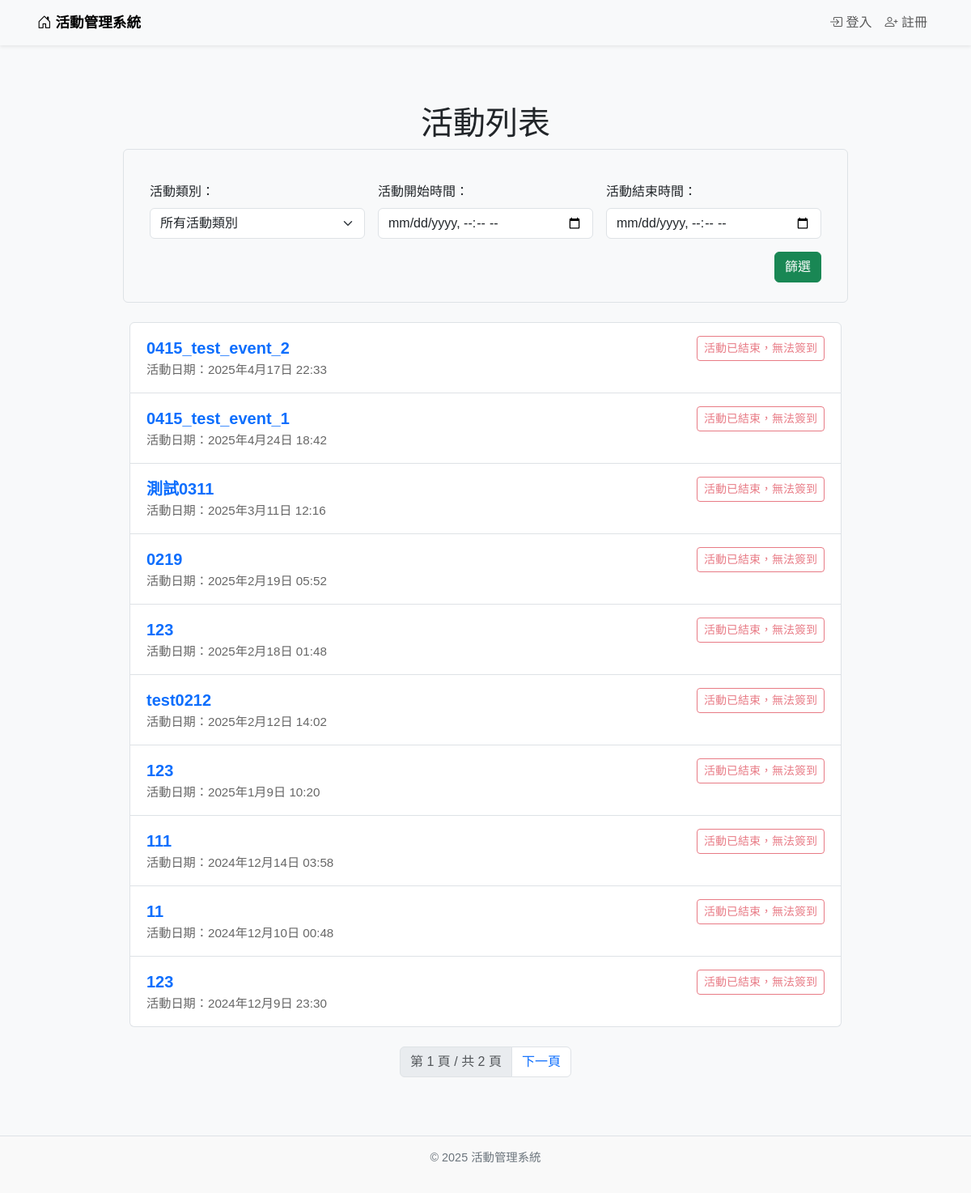
Page /events/ on the earlier database version.
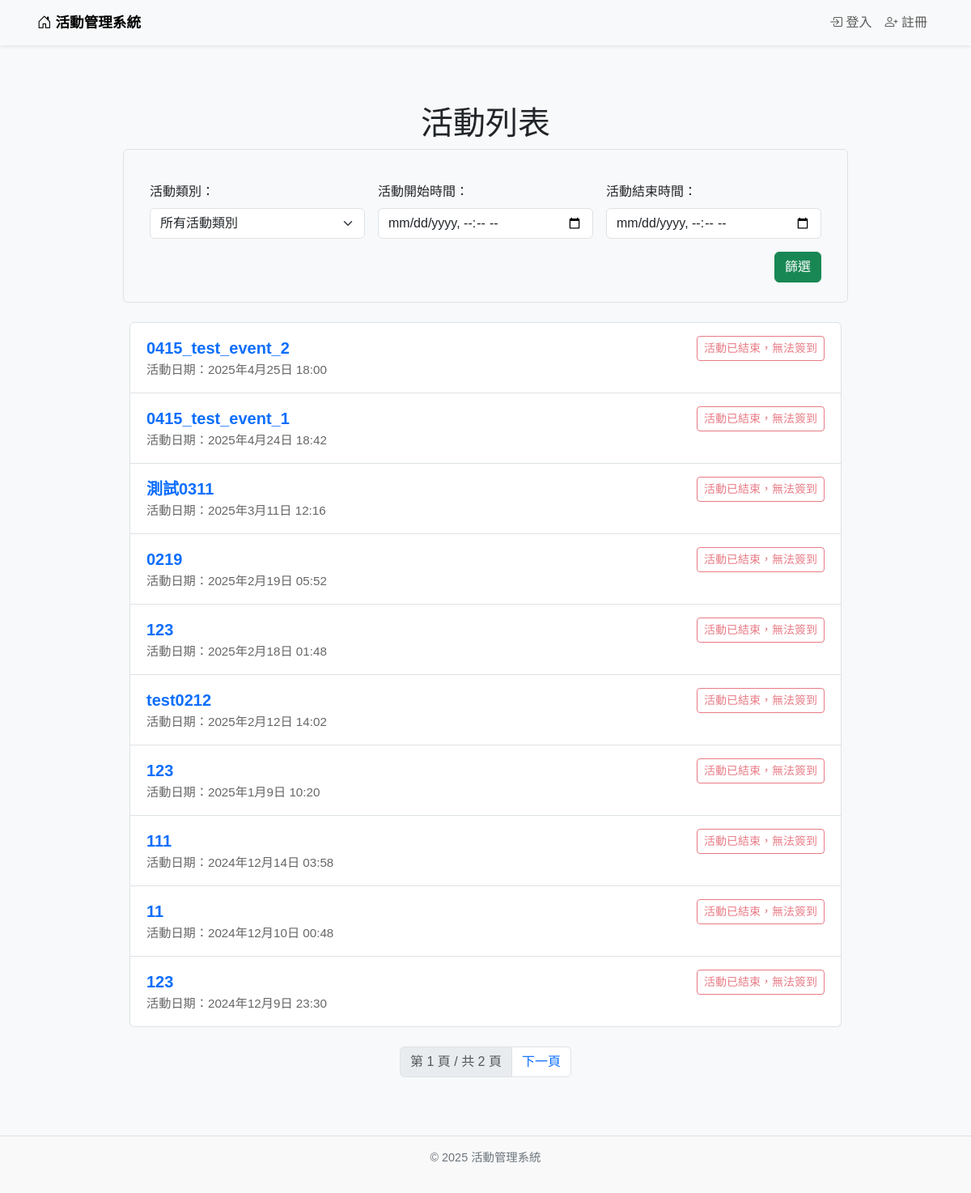
Same page on the later database version.
### events/models.py (models this page shows, shortened)
class Event(models.Model):
    ACTIVITY_TYPES = [
        ('lecture', '講座'),
        ('seminar', '研討會'),
    ]
    STATUS_CHOICES = [
        ('open', '報名中'),
        ('closed', '報名截止'),
        ('not_open', '尚未開放報名'),
    ]
    name = models.CharField(max_length=200)
    description = models.TextField()
    event_time = models.DateTimeField()
    end_time = models.DateTimeField()
    location = models.CharField(max_length=200)
    capacity_limit = models.PositiveIntegerField()
    registration_start = models.DateTimeField()
    registration_end = models.DateTimeField()
    activity_type = models.CharField(max_length=20, choices=ACTIVITY_TYPES)
    status = models.CharField(max_length=20, choices=STATUS_CHOICES, default='not_open')
    published_time = models.DateTimeField(auto_now_add=True)
    updated_time = models.DateTimeField(auto_now=True)
    poster = models.ImageField(upload_to='posters/', blank=True, null=True)
    language = models.CharField(max_length=100, blank=True, null=True)
    managers = models.ManyToManyField(User, related_name='managed_events', blank=True)

### events/views.py (the view)
# urls.py: path('', views.event_list, name='event_list'),
def event_list(request):
    events = Event.objects.all().order_by('-published_time')  # ✅ 新到舊排序
    activity_type = request.GET.get('activity_type')
    start_time = request.GET.get('start_time')
    end_time = request.GET.get('end_time')
    if activity_type:
        events = events.filter(activity_type=activity_type)
    if start_time:
        try:
            start_dt = make_aware(datetime.fromisoformat(start_time))
            events = events.filter(event_time__gte=start_dt)
        except:
            pass
    if end_time:
        try:
            end_dt = make_aware(datetime.fromisoformat(end_time))
            events = events.filter(event_time__lte=end_dt)
        except:
            pass
    paginator = Paginator(events, 10)
    page_number = request.GET.get('page')
    page_obj = paginator.get_page(page_number)
    return render(request, 'events/event_list.html', {
        'events': page_obj,      # ✅ 傳遞分頁後的資料
        'now': now(),
        'page_obj': page_obj     # ✅ 傳遞分頁物件供 HTML 使用
    })

### events/context_processors.py (called while the page is built)
def is_event_manager(request):
    if request.user.is_authenticated:
        return {
            'is_event_manager': Event.objects.filter(managers=request.user).exists()
        }
    return {'is_event_manager': False}

### templates/events/event_list.html (shortened to what this page needs)
{% extends 'base.html' %}
{% block content %}
<div class="custom-container">
  <h1 class="text-center mb-4">活動列表</h1>
  <form method="get" action="{% url 'event_list' %}" class="row g-3 align-items-end mb-4 border p-4 rounded">
    <div class="col-md-4">
      <label for="activity_type" class="form-label">活動類別：</label>
      <select name="activity_type" id="activity_type" class="form-select">
        <option value="">所有活動類別</option>
      </select>
    </div>
    <div class="col-md-4">
      <label for="start_time" class="form-label">活動開始時間：</label>
      <input type="datetime-local" name="start_time" id="start_time" value="{{ request.GET.start_time }}" class="form-control">
    </div>
    <div class="col-md-4">
      <label for="end_time" class="form-label">活動結束時間：</label>
      <input type="datetime-local" name="end_time" id="end_time" value="{{ request.GET.end_time }}" class="form-control">
    </div>
    <div class="col-12 text-end">
      <button type="submit" class="btn btn-success">篩選</button>
    </div>
  </form>
  <ul class="list-group">
    {% for event in events %}
      <li class="list-group-item event-item">
        <div class="d-flex flex-column flex-md-row justify-content-between align-items-start">
          <div>
            <a href="{% url 'event_detail' event.id %}" class="event-title text-decoration-none">{{ event.name }}</a><br>
            <span class="event-time">活動日期：{{ event.event_time }}</span>
          </div>
          <div class="mt-3 mt-md-0 event-buttons">
            {% if event.end_time <= now %}
              <button type="button" class="btn btn-outline-danger btn-sm" disabled>活動已結束，無法簽到</button>
            {% endif %}
          </div>
        </div>
      </li>
    {% empty %}
      <li class="list-group-item text-center">目前沒有活動。</li>
    {% endfor %}
  </ul>
<nav aria-label="Page navigation" class="mt-4">
    <ul class="pagination justify-content-center">
      <li class="page-item disabled">
        <span class="page-link">
          第 {{ page_obj.number }} 頁 / 共 {{ page_obj.paginator.num_pages }} 頁
        </span>
      </li>
      {% if page_obj.has_next %}
        <li class="page-item">
          <a class="page-link" href="?page={{ page_obj.next_page_number }}">下一頁</a>
        </li>
      {% endif %}
    </ul>
  </nav>
</div>
{% endblock %}

Differences in the rows shown:
changed Event "0415_test_event_2": event_time "2025年4月17日 22:33" → "2025年4月25日 18:00"
